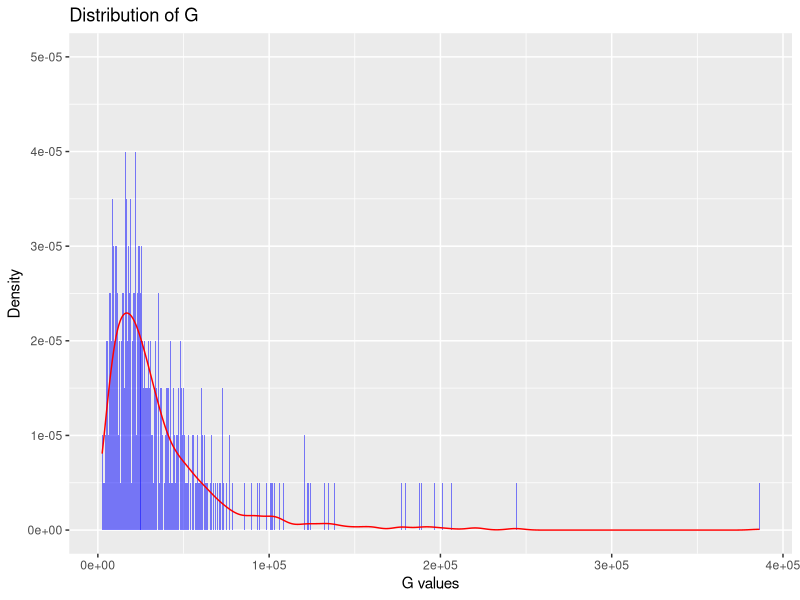
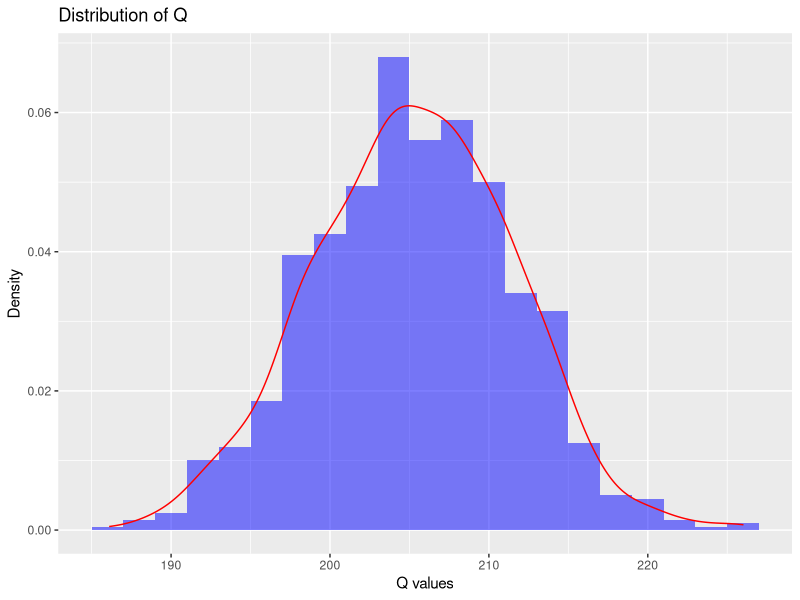
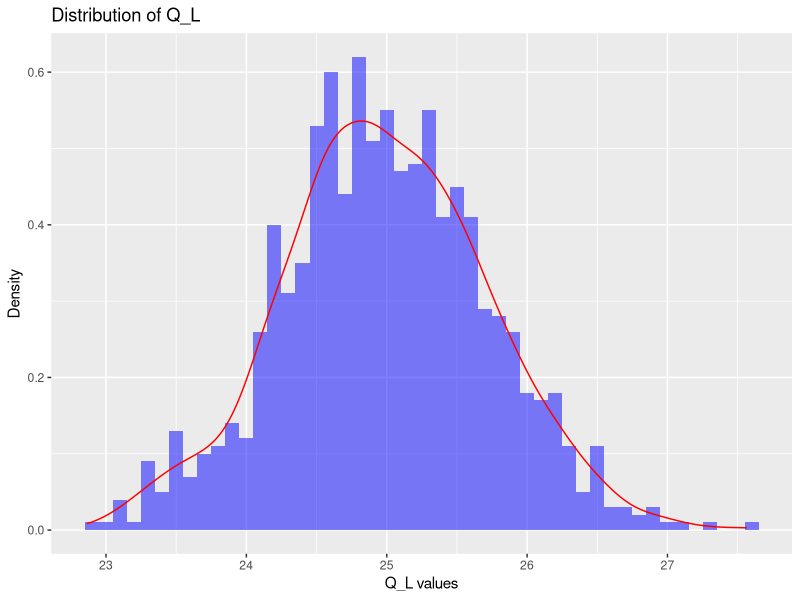
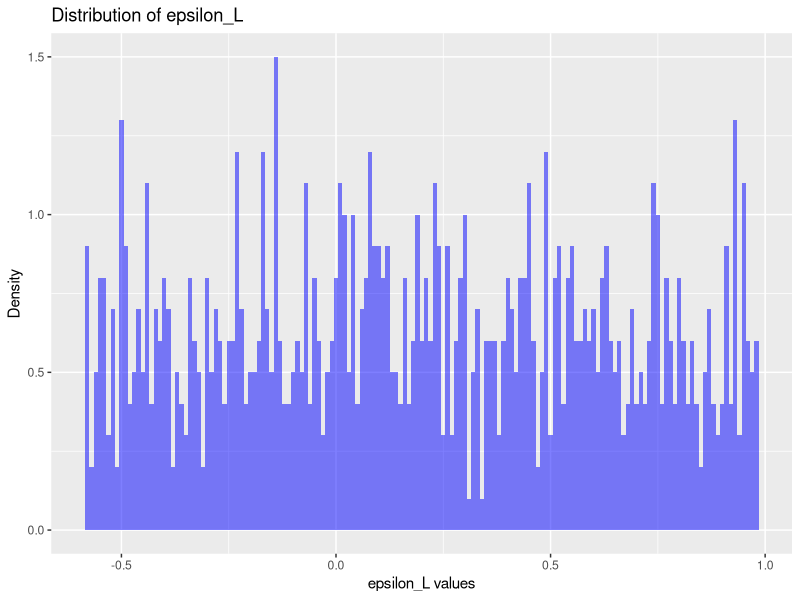
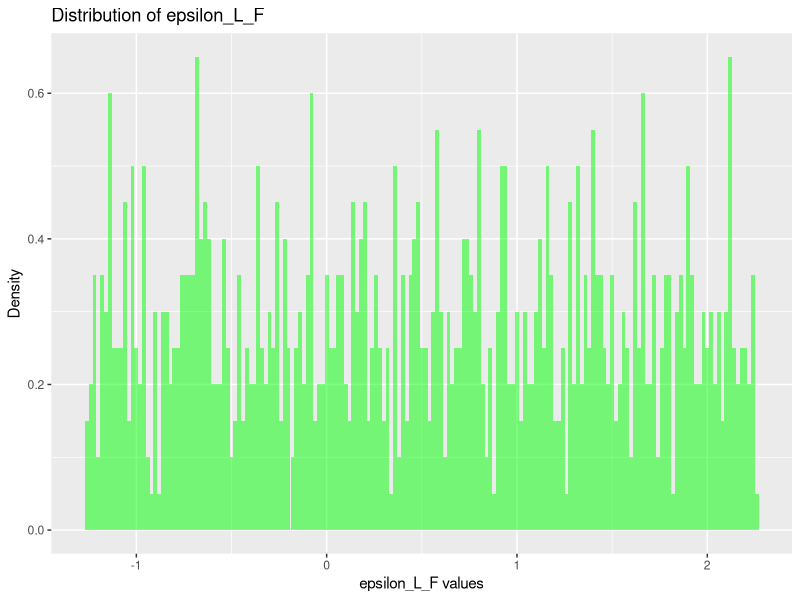
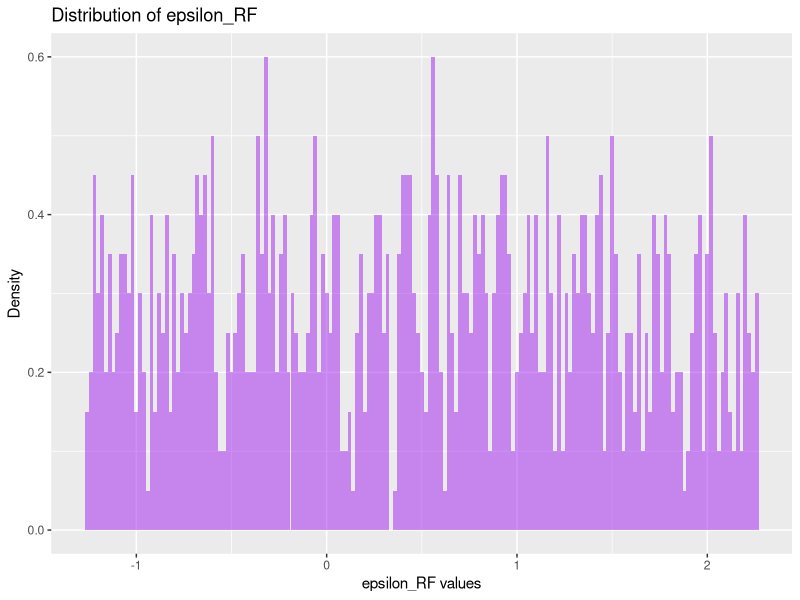
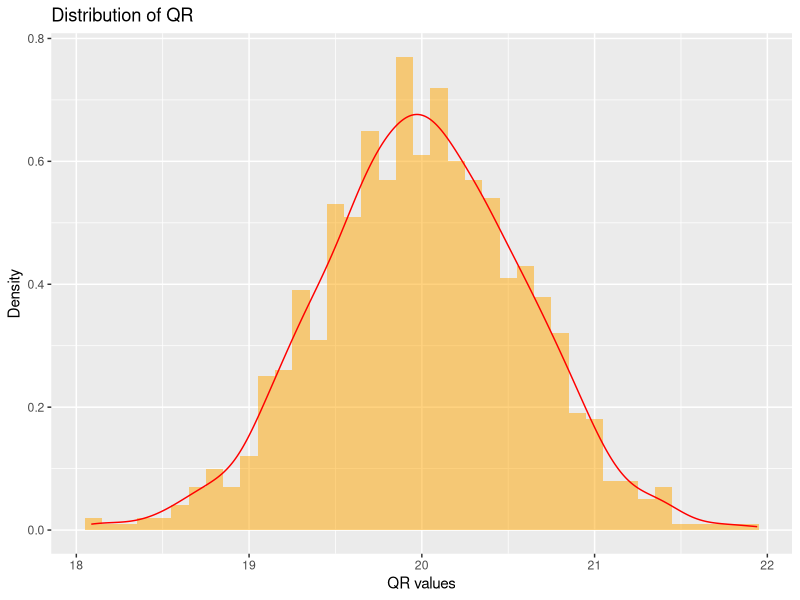

R code for these plots, in order:
library(ggplot2)

set.seed(123)

G_values <- rlnorm(1000, log(26000), sqrt(log(2)))
Q_values <- rnorm(1000, 205, 6.2)
Q_L_values <- rnorm(1000, 25, 0.75)

eL_min <- 0.2 - (1.96 * 0.4)
eL_max <- 0.2 + (1.96 * 0.4)
eLF_min <- 0.5 - (1.96 * 0.9)
eLF_max <- 0.5 + (1.96 * 0.9)
eRF_min <- 0.5 - (1.96 * 0.9)
eRF_max <- 0.5 + (1.96 * 0.9)

epsilon_L_values <- runif(1000, eL_min, eL_max)
epsilon_L_F_values <- runif(1000, eLF_min, eLF_max)
epsilon_RF_values <- runif(1000, eRF_min, eRF_max)
QR_values <- rnorm(1000, 20, 0.6)

p1 <- ggplot(data.frame(G = G_values), aes(x = G)) +
    geom_histogram(aes(y = ..density..), binwidth = 200, fill = "blue", alpha = 0.5) +
    geom_density(color = "red", adjust = 1) +
    labs(title = "Distribution of G", x = "G values", y = "Density")

p2 <- ggplot(data.frame(Q = Q_values), aes(x = Q)) +
    geom_histogram(aes(y = ..density..), binwidth = 2, fill = "blue", alpha = 0.5) +
    geom_density(color = "red", adjust = 1) +
    labs(title = "Distribution of Q", x = "Q values", y = "Density")

p3 <- ggplot(data.frame(Q_L = Q_L_values), aes(x = Q_L)) +
    geom_histogram(aes(y = ..density..), binwidth = 0.1, fill = "blue", alpha = 0.5) +
    geom_density(color = "red", adjust = 1) +
    labs(title = "Distribution of Q_L", x = "Q_L values", y = "Density")

p4 <- ggplot(data.frame(epsilon_L = epsilon_L_values), aes(x = epsilon_L)) +
    geom_histogram(aes(y = ..density..), binwidth = 0.01, fill = "blue", alpha = 0.5) +
    labs(title = "Distribution of epsilon_L", x = "epsilon_L values", y = "Density")

p5 <- ggplot(data.frame(epsilon_L_F = epsilon_L_F_values), aes(x = epsilon_L_F)) +
    geom_histogram(aes(y = ..density..), binwidth = 0.02, fill = "green", alpha = 0.5) +
    labs(title = "Distribution of epsilon_L_F", x = "epsilon_L_F values", y = "Density")

p6 <- ggplot(data.frame(epsilon_RF = epsilon_RF_values), aes(x = epsilon_RF)) +
    geom_histogram(aes(y = ..density..), binwidth = 0.02, fill = "purple", alpha = 0.5) +
    labs(title = "Distribution of epsilon_RF", x = "epsilon_RF values", y = "Density")

p7 <- ggplot(data.frame(QR = QR_values), aes(x = QR)) +
    geom_histogram(aes(y = ..density..), binwidth = 0.1, fill = "orange", alpha = 0.5) +
    geom_density(color = "red", adjust = 1) +
    labs(title = "Distribution of QR", x = "QR values", y = "Density")

print(p1)
print(p2)
print(p3)
print(p4)
print(p5)
print(p6)
print(p7)
